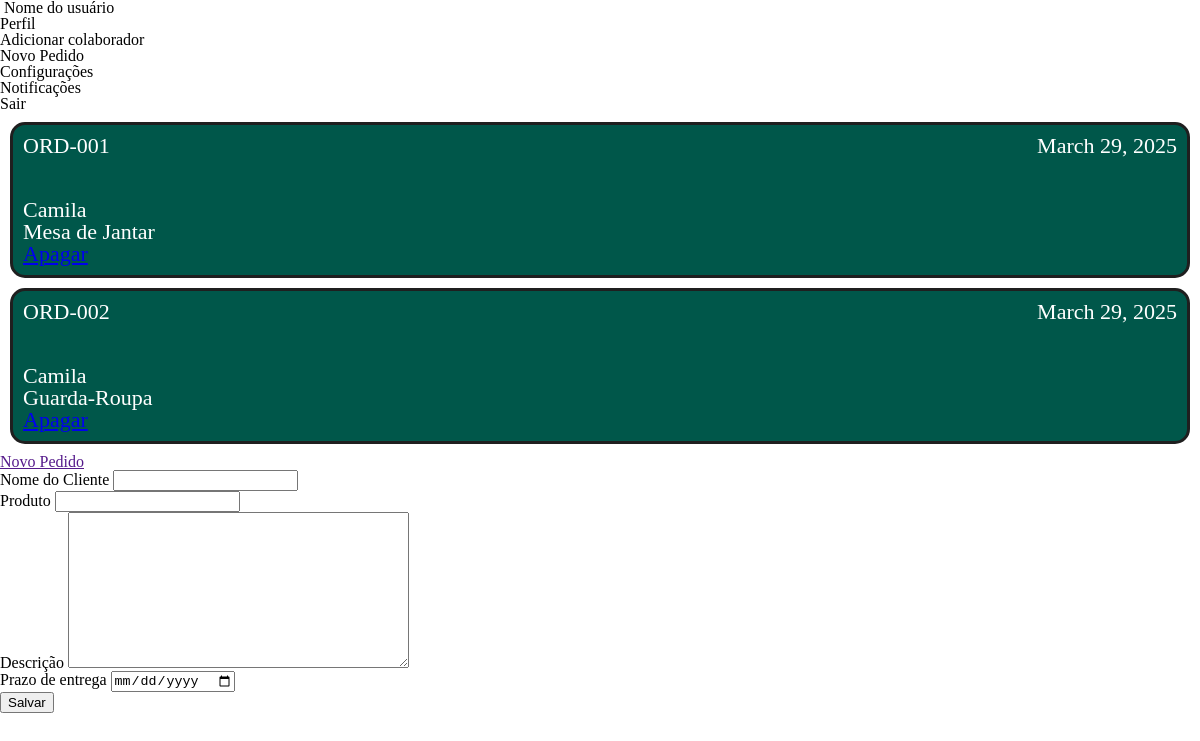
Screenshot of /orders/ with the database file from the repository.
### orders/models.py (models this page shows, shortened)
class Order(models.Model):
    order_number = models.CharField(max_length=10, unique=True, blank=False, null=False)
    customer_name = models.CharField(max_length=50, blank=False, null=False)
    product_name = models.CharField(max_length=50, blank=False, null=False)
    status = models.BooleanField(default=False)
    description = models.TextField(max_length=350)
    term = models.DateField(blank=False, null=False)
    created_At = models.DateField(default=date.today(), blank=False, null=False)
    updated_At = models.DateField(default=date.today(), max_length=date.today())

### orders/views.py (the view, shortened to what this page needs)
# urls.py: path('', views.create_order_view, name='orders'),
def create_order_view(request):
    form_order = OrderForm()
    orders = Order.objects.all()
    today = date.today()
    return render(request, 'index.html', {'form_order': form_order,
                                          'orders': orders,
                                          'today': today
                                          })

### orders/forms.py
class OrderForm(ModelForm):
    class Meta:
        model = Order
        fields = ['customer_name', 'product_name', 'description', 'term']
        widgets = {
            'term': forms.DateInput(attrs={
                'type':'date'
            })
        }

### templates/index.html (shortened to what this page needs)
{% load static %}
<!DOCTYPE html>
<html lang="en">
<head>
    <link rel="stylesheet" href="{% static 'styles/reset.css' %}?v=1">
</head>
<body>
    <div class="container">
        <nav>
            <div class="presentation">
                <span>Nome do usuário</span>
            </div>
        </nav>
        <div class="content">
            {% include 'menu.html' %}
            {% include 'orders.html' %}
            {% include 'new-order.html' %}
        </div>
    </div>
</body>
</html>

### orders/templates/orders.html
{% load static %}
{% block 'css' %}
    <link rel="stylesheet" href="{% static 'styles/orders.css' %}">
{% endblock %}
<div class="orders">
    {% for order in orders %}
        {% if order.term <= today %}
            <div class="order-expired">
                <div class="row">
                    <p>{{order.order_number}}</p>
                    <p>{{order.term}}</p>
                </div>
                <div class="row-details">
                    <p>{{order.customer_name}}</p>
                    <p>{{order.product_name}}</p>
                    <a href="{% url 'remove_order' order.order_number %}">Apagar</a>
                </div>
            </div>
        {% else %}
            <div class="order">
                <div class="row">
                    <p>{{order.order_number}}</p>
                    <p>{{order.term}}</p>
                </div>
                <div class="row-details">
                    <p>{{order.customer_name}}</p>
                    <p>{{order.product_name}}</p>
                    <a href="{% url 'remove_order' order.order_number %}">Apagar</a>
                </div>
            </div>
        {% endif %}
    {% endfor %}
</div>

### orders/static/styles/orders.css (style rules this page uses)
.order, .row, .row-details { display: flex; }
.row, .order { justify-content: space-between; }
.order, .order-expired { flex-direction: column; margin: 10px; padding: 10px; height: 130px; font-size: 22px; background-color: rgb(0, 87, 74); border: solid 3px rgb(31, 31, 31); border-radius: 15px; color: white; }
.row { flex-direction: row; }
.row-details { flex-direction: column; }

### rows the page displays
Order: order_number "ORD-001", term "March 29, 2025", customer_name "Camila", product_name "Mesa de Jantar"
Order: order_number "ORD-002", term "March 29, 2025", customer_name "Camila", product_name "Guarda-Roupa"
